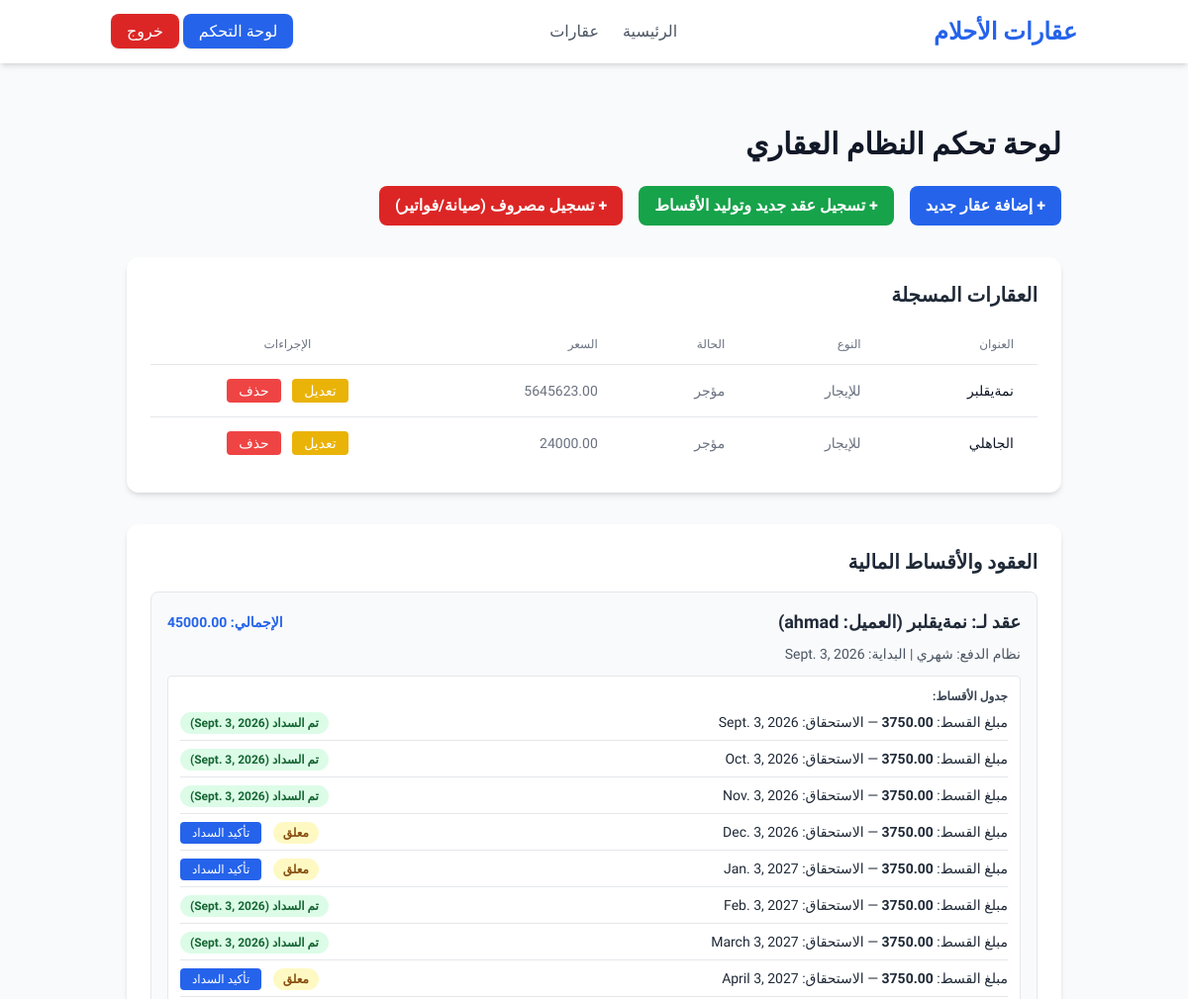
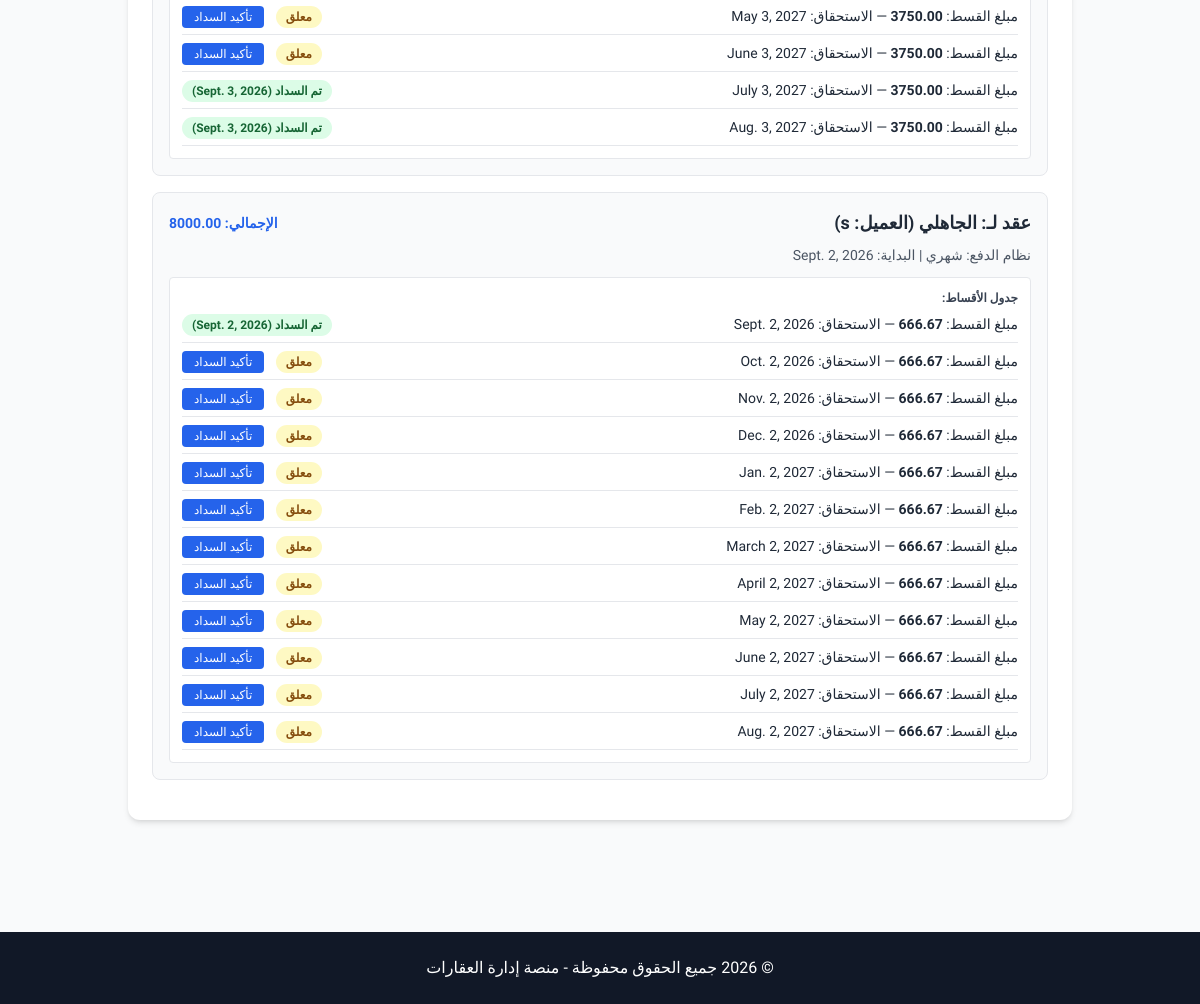
Screenshot of /dashboard/ (signed in) with the database file from the repository (2 pictures, top to bottom).
### properties/models.py (models this page shows, shortened)
class Property(models.Model):
  class ListingType(models.TextChoices):
    COMPANY_ASSET = 'ASSET', 'ملكية خاصة للشركه'
    FOR_SALE = 'SALE', 'للبيع'
    FOR_RENT = 'RENT', 'للإيجار'
  class PropertyStatus(models.TextChoices):
    AVAILABLE = 'AVAILABLE', 'متاح'
    RENTED = 'RENTED', 'مؤجر'
    SOLD = 'SOLD', 'مباع'
    UNDER_MAINTENANCE = 'MAINTENANCE', 'تحت الصيانة'
  title = models.CharField(max_length=200, verbose_name='عنوان العقار')
  description = models.TextField(verbose_name='التفاصيل')
  listing_type = models.CharField(
      choices=ListingType.choices, max_length=20, verbose_name='نوع العرض'
  )
  status = models.CharField(
      choices=PropertyStatus.choices,
      default=PropertyStatus.AVAILABLE,
      max_length=20,
      verbose_name='حالة العقار',
  )
  price = models.DecimalField(
      max_digits=12, decimal_places=2, verbose_name='السعر / قيمة الإيجار'
  )
  area = models.DecimalField(
      max_digits=8, decimal_places=2, verbose_name='المساحة (متر مربع)'
  )
  address = models.TextField(verbose_name='العنوان بالتفصيل')
  owner = models.ForeignKey(
      User,
      on_delete=models.CASCADE,
      related_name='properties',
      verbose_name='المسؤول / المالك',
  )
  created_at = models.DateTimeField(auto_now_add=True)
  updated_at = models.DateTimeField(auto_now=True)

class Contract(models.Model):
  class ContractType(models.TextChoices):
    SALE = 'SALE', 'عقد بيع'
    RENT = 'RENT', 'عقد إيجار'
  class PaymentSystem(models.TextChoices):
    MONTHLY = 'MONTHLY', 'شهري'
    QUARTERLY = '4_INSTALLMENTS', '4 دفعات (ربع سنوي)'
    SEMI_ANNUAL = '6_INSTALLMENTS', '6 دفعات (كل شهرين)'
    LUMP_SUM = 'LUMP_SUM', 'دفعة واحدة'
  property = models.ForeignKey(
      Property, on_delete=models.PROTECT, verbose_name='العقار المتعاقد عليه'
  )
  client = models.ForeignKey(
      User,
      on_delete=models.PROTECT,
      related_name='contracts',
      verbose_name='العميل',
  )
  created_by = models.ForeignKey(
      User,
      on_delete=models.SET_NULL,
      null=True,
      related_name='created_contracts',
      verbose_name='الموظف المسؤول',
  )
  contract_type = models.CharField(
      choices=ContractType.choices, max_length=10, verbose_name='نوع العقد'
  )
  payment_system = models.CharField(
      choices=PaymentSystem.choices,
      default=PaymentSystem.MONTHLY,
      max_length=20,
      verbose_name='نظام الدفع',
  )
  start_date = models.DateField(verbose_name='تاريخ البداية')
  end_date = models.DateField(
      blank=True, null=True, verbose_name='تاريخ النهاية'
  )
  total_amount = models.DecimalField(
      max_digits=12, decimal_places=2, verbose_name='إجمالي المبلغ'
  )
  is_active = models.BooleanField(default=True, verbose_name='العقد ساري')

class User(AbstractUser):
    class Role(models.TextChoices):
        ADMIN = 'ADMIN', 'مدير النظام (الأدمن)'
        STAFF = 'STAFF', 'موظف شركة'
        CLIENT = 'CLIENT', 'عميل'
        OWNER = 'OWNER', 'مالك / وسيط عقاري'
    role = models.CharField(
        choices=Role.choices, default=Role.CLIENT, max_length=20
    )
    phone = models.CharField(max_length=20, blank=True, null=True)

class Installment(models.Model):
  class Status(models.TextChoices):
    PENDING = 'PENDING', 'معلق (غير مدفوع)'
    PAID = 'PAID', 'تم الدفع'
    OVERDUE = 'OVERDUE', 'متأخر'
  contract = models.ForeignKey(
      Contract,
      on_delete=models.CASCADE,
      related_name='installments',
      verbose_name='العقد المرتبط',
  )
  amount = models.DecimalField(
      max_digits=10, decimal_places=2, verbose_name='مبلغ القسط'
  )
  due_date = models.DateField(verbose_name='تاريخ استحقاق القسط')
  status = models.CharField(
      choices=Status.choices,
      default=Status.PENDING,
      max_length=20,
      verbose_name='حالة الدفع',
  )
  paid_date = models.DateField(
      blank=True, null=True, verbose_name='تاريخ السداد الفعلي'
  )

### properties/views.py (the view, shortened to what this page needs)
# urls.py: path('dashboard/', views.dashboard_view, name='dashboard'),
@login_required(login_url='login')
def dashboard_view(request):
    user = request.user
    context = {}
    if user.role in ['ADMIN', 'STAFF'] or user.is_staff:
        context['properties'] = Property.objects.all().order_by('-created_at')
        context['contracts'] = Contract.objects.all().order_by('-start_date')
        context['expenses'] = Expense.objects.all().order_by('-date')
        total_income = Contract.objects.aggregate(total=Sum('total_amount'))['total'] or 0
        total_expenses = Expense.objects.aggregate(total=Sum('amount'))['total'] or 0
        context['total_income'] = total_income
        context['total_expenses'] = total_expenses
        context['net_profit'] = total_income - total_expenses
        template_name = 'properties/staff_dashboard.html'
    else:
        context['contracts'] = Contract.objects.filter(client=user)
        template_name = 'properties/client_dashboard.html'
    return render(request, template_name, context)

### properties/templates/properties/staff_dashboard.html (shortened to what this page needs)
{% extends 'properties/base.html' %}
{% block content %}
<div class="max-w-7xl mx-auto px-4 py-8">
    <h1 class="text-3xl font-bold text-gray-900 mb-6">لوحة تحكم النظام العقاري</h1>
    <div class="flex flex-wrap gap-4 mb-8">
        <a href="{% url 'property_add' %}" class="bg-blue-600 text-white px-4 py-2 rounded-lg font-semibold hover:bg-blue-700 transition">
            + إضافة عقار جديد
        </a>
        <a href="{% url 'contract_add' %}" class="bg-green-600 text-white px-4 py-2 rounded-lg font-semibold hover:bg-green-700 transition">
            + تسجيل عقد جديد وتوليد الأقساط
        </a>
        <a href="{% url 'expense_add' %}" class="bg-red-600 text-white px-4 py-2 rounded-lg font-semibold hover:bg-red-700 transition">
            + تسجيل مصروف (صيانة/فواتير)
        </a>
    </div>
    <div class="bg-white rounded-xl shadow-md p-6 mb-8">
        <h2 class="text-xl font-bold text-gray-800 mb-4">العقارات المسجلة</h2>
        <div class="overflow-x-auto">
            <table class="min-w-full divide-y divide-gray-200">
                <thead>
                    <tr>
                        <th class="px-6 py-3 text-right text-xs font-medium text-gray-500 uppercase">العنوان</th>
                        <th class="px-6 py-3 text-right text-xs font-medium text-gray-500 uppercase">النوع</th>
                        <th class="px-6 py-3 text-right text-xs font-medium text-gray-500 uppercase">الحالة</th>
                        <th class="px-6 py-3 text-right text-xs font-medium text-gray-500 uppercase">السعر</th>
                        <th class="px-6 py-3 text-center text-xs font-medium text-gray-500 uppercase">الإجراءات</th>
                    </tr>
                </thead>
                <tbody class="divide-y divide-gray-200">
                    {% for prop in properties %}
                    <tr>
                        <td class="px-6 py-4 whitespace-nowrap text-sm font-medium text-gray-900">{{ prop.title }}</td>
                        <td class="px-6 py-4 whitespace-nowrap text-sm text-gray-500">{{ prop.get_listing_type_display }}</td>
                        <td class="px-6 py-4 whitespace-nowrap text-sm text-gray-500">{{ prop.get_status_display }}</td>
                        <td class="px-6 py-4 whitespace-nowrap text-sm text-gray-500">{{ prop.price }}</td>
                        <td class="px-6 py-4 whitespace-nowrap text-center text-sm font-medium space-x-2 space-x-reverse">
                            <a href="{% url 'property_edit' prop.id %}" class="bg-yellow-500 text-white px-3 py-1 rounded hover:bg-yellow-600 transition">تعديل</a>
                            <a href="{% url 'property_delete' prop.id %}" class="bg-red-500 text-white px-3 py-1 rounded hover:bg-red-600 transition">حذف</a>
                        </td>
                    </tr>
                    {% endfor %}
                </tbody>
            </table>
        </div>
    </div>
    <div class="bg-white rounded-xl shadow-md p-6">
        <h2 class="text-xl font-bold text-gray-800 mb-4">العقود والأقساط المالية</h2>
        {% for contract in contracts %}
            <div class="border border-gray-200 rounded-lg p-4 mb-4 bg-gray-50">
                <div class="flex justify-between items-center mb-2">
                    <h3 class="font-bold text-lg text-gray-800">عقد لـ: {{ contract.property.title }} (العميل: {{ contract.client.username }})</h3>
                    <span class="text-sm font-semibold text-blue-600">الإجمالي: {{ contract.total_amount }}</span>
                </div>
                <p class="text-sm text-gray-600 mb-3">نظام الدفع: {{ contract.get_payment_system_display }} | البداية: {{ contract.start_date }}</p>
                <div class="bg-white rounded p-3 border">
                    <h4 class="text-xs font-bold text-gray-700 uppercase mb-2">جدول الأقساط:</h4>
                    <div class="space-y-2">
                        {% for installment in contract.installments.all %}
                        <div class="flex justify-between items-center text-sm border-b pb-2">
                            <span>مبلغ القسط: <strong>{{ installment.amount }}</strong> — الاستحقاق: {{ installment.due_date }}</span>
                            <div>
                                {% if installment.status == 'PAID' %}
                                    <span class="bg-green-100 text-green-800 text-xs px-2.5 py-1 rounded-full font-bold">تم السداد ({{ installment.paid_date }})</span>
                                {% else %}
                                    <span class="bg-yellow-100 text-yellow-800 text-xs px-2.5 py-1 rounded-full font-bold">معلق</span>
                                    <a href="{% url 'installment_pay' installment.id %}" class="mr-2 bg-blue-600 text-white text-xs px-3 py-1 rounded hover:bg-blue-700 transition">
                                        تأكيد السداد
                                    </a>
                                {% endif %}
                            </div>
                        </div>
                        {% endfor %}
                    </div>
                </div>
            </div>
        {% endfor %}
    </div>
</div>
{% endblock %}

### properties/templates/properties/base.html (style rules this page uses)
body { font-family: 'Cairo', sans-serif; }

### rows the page displays
Property: title "نمةيقلبر", listing_type "للإيجار", status "مؤجر", price "5645623.00"
Property: title "الجاهلي", listing_type "للإيجار", status "مؤجر", price "24000.00"
Contract: property "نمةيقلبر", client.username "ahmad", total_amount "45000.00", payment_system "شهري", start_date "Sept. 3, 2026"
Installment: amount "3750.00", due_date "Sept. 3, 2026", paid_date "Sept. 3, 2026"
Installment: amount "3750.00", due_date "Oct. 3, 2026", paid_date "Sept. 3, 2026"
Installment: amount "3750.00", due_date "Nov. 3, 2026", paid_date "Sept. 3, 2026"
Installment: amount "3750.00", due_date "Dec. 3, 2026", status "معلق"
Installment: amount "3750.00", due_date "Jan. 3, 2027", status "معلق"
Installment: amount "3750.00", due_date "Feb. 3, 2027", paid_date "Sept. 3, 2026"
Installment: amount "3750.00", due_date "March 3, 2027", paid_date "Sept. 3, 2026"
Installment: amount "3750.00", due_date "April 3, 2027", status "معلق"
Installment: amount "3750.00", due_date "May 3, 2027", status "معلق"
Installment: amount "3750.00", due_date "June 3, 2027", status "معلق"
Installment: amount "3750.00", due_date "July 3, 2027", paid_date "Sept. 3, 2026"
Installment: amount "3750.00", due_date "Aug. 3, 2027", paid_date "Sept. 3, 2026"
Contract: property "الجاهلي", client.username "s", total_amount "8000.00", payment_system "شهري", start_date "Sept. 2, 2026"
Installment: amount "666.67", due_date "Sept. 2, 2026", paid_date "Sept. 2, 2026"
Installment: amount "666.67", due_date "Oct. 2, 2026", status "معلق"
Installment: amount "666.67", due_date "Nov. 2, 2026", status "معلق"
Installment: amount "666.67", due_date "Dec. 2, 2026", status "معلق"
Installment: amount "666.67", due_date "Jan. 2, 2027", status "معلق"
Installment: amount "666.67", due_date "Feb. 2, 2027", status "معلق"
Installment: amount "666.67", due_date "March 2, 2027", status "معلق"
Installment: amount "666.67", due_date "April 2, 2027", status "معلق"
Installment: amount "666.67", due_date "May 2, 2027", status "معلق"
Installment: amount "666.67", due_date "June 2, 2027", status "معلق"
Installment: amount "666.67", due_date "July 2, 2027", status "معلق"
Installment: amount "666.67", due_date "Aug. 2, 2027", status "معلق"
